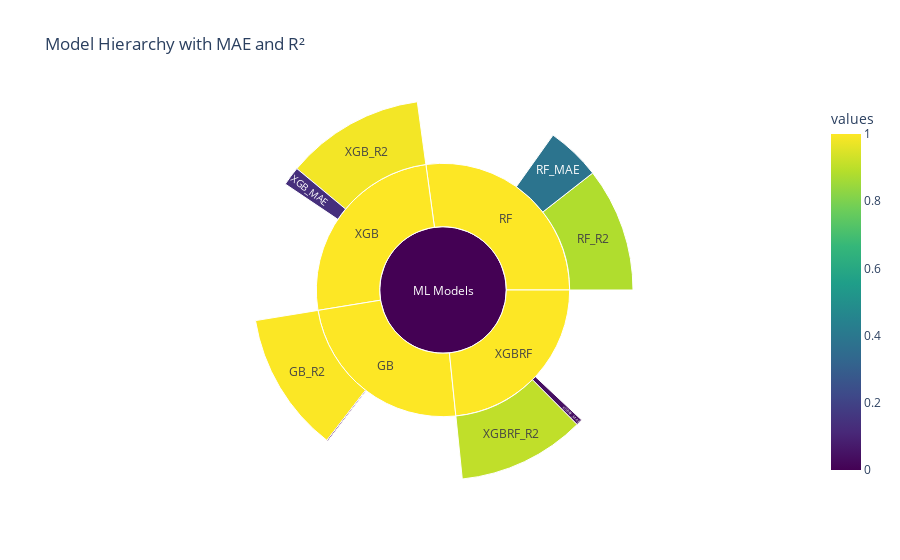

Notebook code for this chart:
### Code cell
import plotly.express as px
import pandas as pd

data = dict(
    names=[
        "ML Models", 
        "RF", "GB", "XGB", "XGBRF", 
        "RF_MAE", "RF_R2", 
        "GB_MAE", "GB_R2", 
        "XGB_MAE", "XGB_R2", 
        "XGBRF_MAE", "XGBRF_R2"
    ],
    parents=[
        "", 
        "ML Models", "ML Models", "ML Models", "ML Models",
        "RF", "RF",
        "GB", "GB",
        "XGB", "XGB",
        "XGBRF", "XGBRF"
    ],
    values=[
        0, 
        1, 1, 1, 1, 
        0.3844, 0.8807,
        0.0081, 0.9974,
        0.1348, 0.9851,
        0.0439, 0.9062
    ]
)

df = pd.DataFrame(data)
fig = px.sunburst(df, names='names', parents='parents', values='values', 
                  title="Model Hierarchy with MAE and R²", 
                  color='values', color_continuous_scale='Viridis')
fig.show()

### Figure 1 — Plotly figure (JSON) as saved in the notebook; plotly's stock layout.template omitted (floating-point values rounded to 4 significant figures)
{"data": [{"domain": {"x": [0, 1], "y": [0, 1]}, "hovertemplate": "label=%{label}<br>value=%{value}<br>parent=%{parent}<br>values=%{color}<extra></extra>", "labels": ["ML Models", "RF", "GB", "XGB", "XGBRF", "RF_MAE", "RF_R2", "GB_MAE", "GB_R2", "XGB_MAE", "XGB_R2", "XGBRF_MAE", "XGBRF_R2"], "marker": {"coloraxis": "coloraxis", "colors": [0.0, 1.0, 1.0, 1.0, 1.0, 0.3844, 0.8807, 0.0081, 0.9974, 0.1348, 0.9851, 0.0439, 0.9062]}, "name": "", "parents": ["", "ML Models", "ML Models", "ML Models", "ML Models", "RF", "RF", "GB", "GB", "XGB", "XGB", "XGBRF", "XGBRF"], "type": "sunburst", "values": [0.0, 1.0, 1.0, 1.0, 1.0, 0.3844, 0.8807, 0.0081, 0.9974, 0.1348, 0.9851, 0.0439, 0.9062]}], "layout": {"coloraxis": {"colorbar": {"title": {"text": "values"}}, "colorscale": [[0, "#440154"], [0.1111, "#482878"], [0.2222, "#3e4989"], [0.3333, "#31688e"], [0.4444, "#26828e"], [0.5556, "#1f9e89"], [0.6667, "#35b779"], [0.7778, "#6ece58"], [0.8889, "#b5de2b"], [1, "#fde725"]]}, "legend": {"tracegroupgap": 0}, "title": {"text": "Model Hierarchy with MAE and R²"}}}
